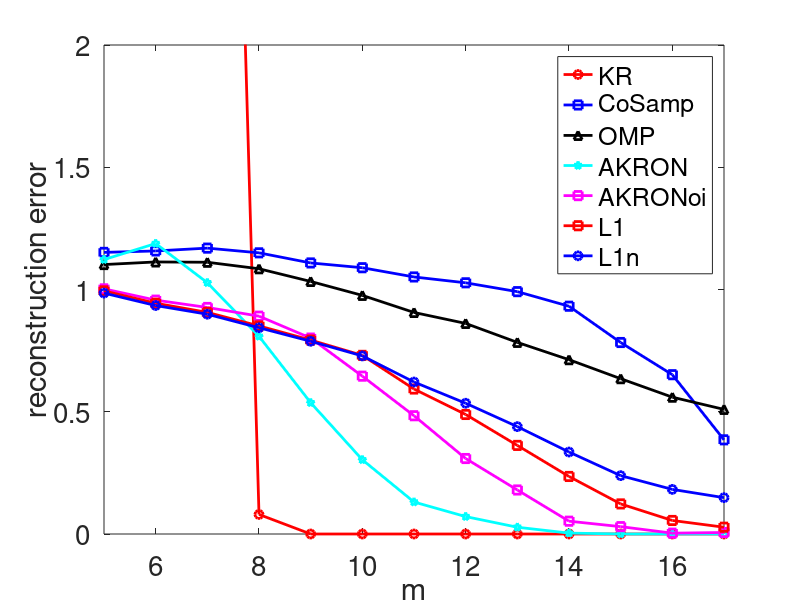
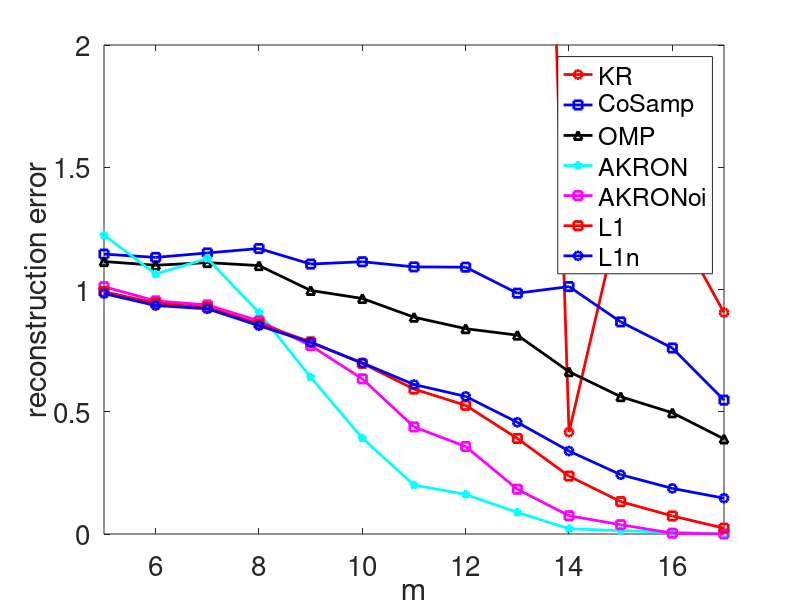

Write MATLAB code to recreate these figures, in order.
clc
clear 
close all

load mat/noise_experiments.mat
I = 5:M; %2:size(errs_no_norm,2);


% errs_noise(1, mm) = errs_noise(1, mm) + per_error(x, x_kr_spar);
% errs_noise(2, mm) = errs_noise(2, mm) + per_error(x, x_cosamp);
% errs_noise(3, mm) = errs_noise(3, mm) + per_error(x, x_omp);
% errs_noise(4, mm) = errs_noise(4, mm) + per_error(x, x_l1kr);
% errs_noise(5, mm) = errs_noise(5, mm) + per_error(x, x_l1krn);
% errs_noise(6, mm) = errs_noise(6, mm) + per_error(x, x_l1);
% errs_noise(7, mm) = errs_noise(7, mm) + per_error(x, x_l1n);

    
h = figure; 
hold on;
box on;
plot(I, errs_clean(1, 1:numel(I)), 'ro-', 'LineWidth', 2);%kr
plot(I, errs_clean(2, 1:numel(I)), 'bs-', 'LineWidth', 2);%cosamp
plot(I, errs_clean(3, 1:numel(I)), 'k^-', 'LineWidth', 2);%omp
plot(I, errs_clean(4, 1:numel(I)), 'cp-', 'LineWidth', 2);%akron
plot(I, errs_clean(5, 1:numel(I)), 'ms-', 'LineWidth', 2);%akronoi
plot(I, errs_clean(6, 1:numel(I)), 'rs-', 'LineWidth', 2);%l1
plot(I, errs_clean(7, 1:numel(I)), 'bo-', 'LineWidth', 2);%l1n
axis tight;
xlim([5, M])
ylim([0, 2])
legend('KR', 'CoSamp', 'OMP', 'AKRON', 'AKRONoi', 'L1', 'L1n', 'Location', 'best');
% legend('KR', 'CoSamp', 'OMP', 'AKRON', 'AKRONoi', 'Location', 'best');
xlabel('m', 'FontSize', 20);
ylabel('reconstruction error', 'FontSize', 20);
set(gca, 'fontsize', 20);
saveas(h, 'eps/noise_exp_clean.eps', 'eps2c')


g = figure; 
hold on;
box on;
plot(I, errs_noise(1, 1:numel(I)), 'ro-', 'LineWidth', 2);
plot(I, errs_noise(2, 1:numel(I)), 'bs-', 'LineWidth', 2);
plot(I, errs_noise(3, 1:numel(I)), 'k^-', 'LineWidth', 2);
plot(I, errs_noise(4, 1:numel(I)), 'cp-', 'LineWidth', 2);
plot(I, errs_noise(5, 1:numel(I)), 'ms-', 'LineWidth', 2);
plot(I, errs_noise(6, 1:numel(I)), 'rs-', 'LineWidth', 2);
plot(I, errs_noise(7, 1:numel(I)), 'bo-', 'LineWidth', 2);
xlim([5, M])
ylim([0, 2])
legend('KR', 'CoSamp', 'OMP', 'AKRON', 'AKRONoi', 'L1', 'L1n', 'Location', 'best');
% legend('KR', 'CoSamp', 'OMP', 'AKRON', 'AKRONoi', 'Location', 'best');
xlabel('m', 'FontSize', 20);
ylabel('reconstruction error', 'FontSize', 20);
set(gca, 'fontsize', 20);
saveas(g, 'eps/noise_exp_noise.eps', 'eps2c')
